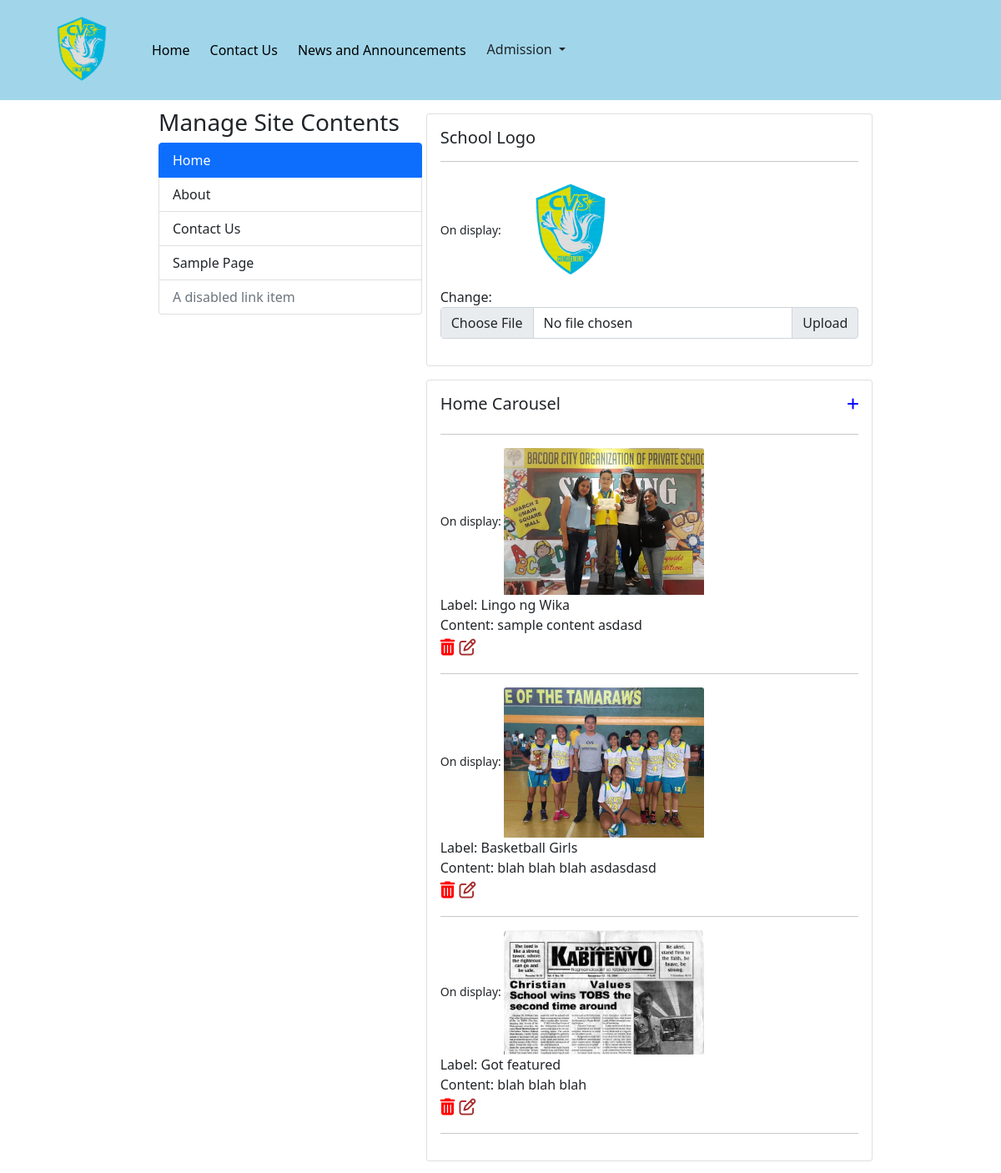
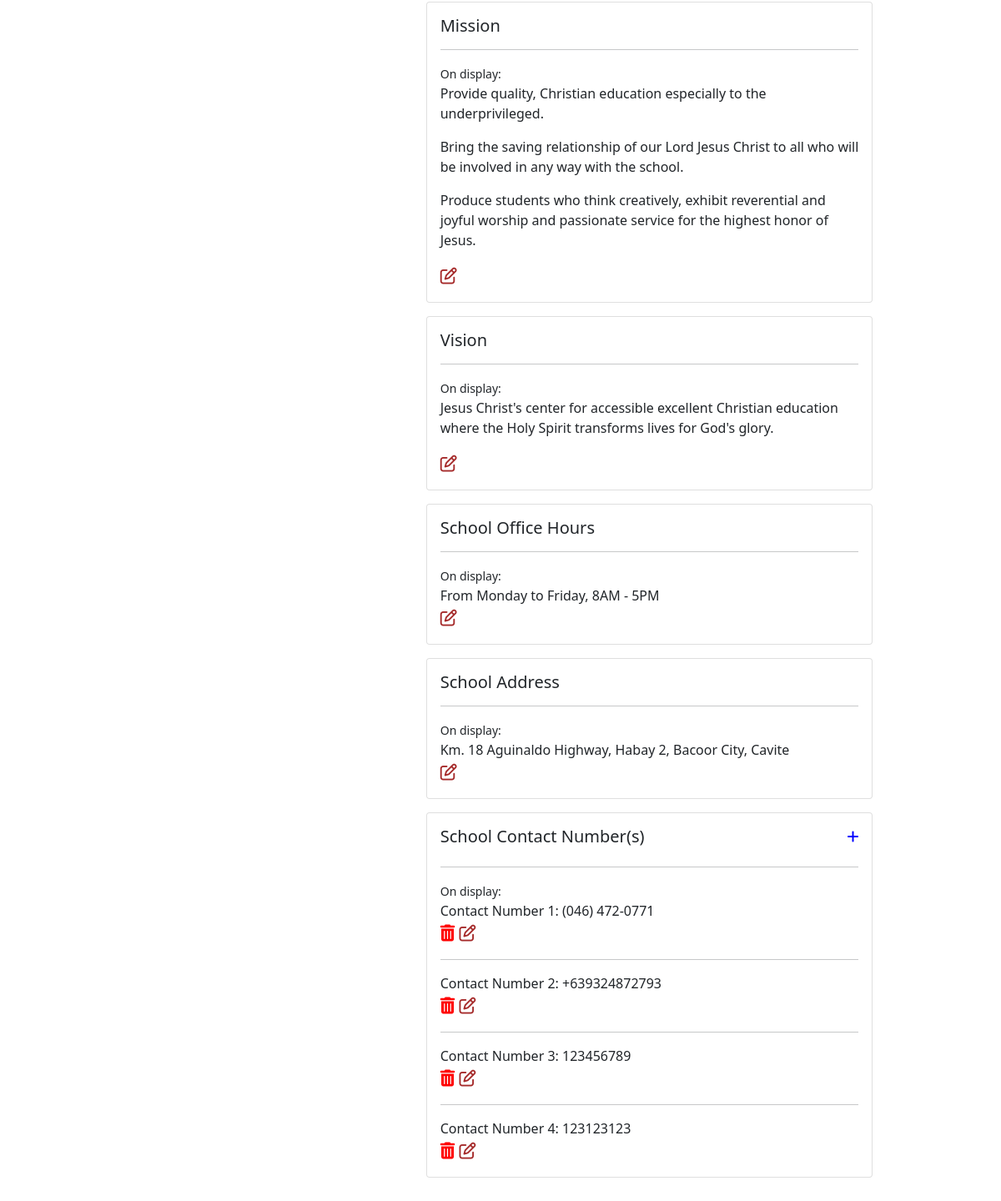
The app's page /web-content/ with its own data (2 pictures, top to bottom).
### cms/models.py (models this page shows, shortened)
class SchoolLogo(models.Model):
    image = models.ImageField(upload_to = UploadToPathAndRename,max_length= 255,)
    class Meta:
        verbose_name_plural = 'School Logo'

class HomeCarousel(models.Model):
    image = models.ImageField(upload_to= 'homecarousel', max_length= 255,)
    label = models.CharField(max_length = 255)
    content = models.CharField(max_length= 255)
    class Meta:
        verbose_name_plural = 'Home Page Carousel'

class Mission(models.Model):
    mission = RichTextField()
    class Meta:
        verbose_name_plural = 'Mission'

class Vision(models.Model):
    vision = RichTextField()
    class Meta:
        verbose_name_plural = 'Vision'

class SchoolOfficeHours(models.Model):
    DAY_CHOICES = [
        (1, 'Monday'),
        (2, 'Tuesday'),
        (3, 'Wednesday'),
        (4, 'Thursday'),
        (5, 'Friday'),
        (6, 'Saturday'),
        (7, 'Sunday')
    ]
    HOUR_CHOICES = [
        (1,'6AM'),
        (2,'7AM'),
        (3,'8AM'),
        (4,'9AM'),
        (5,'10AM'),
        (6,'11AM'),
        (7,'12NN'),
        (8,'1PM'),
        (9,'2PM'),
        (10,'3PM'),
        (11,'4PM'),
        (12,'5PM'),
        (13,'6PM'),
        (14,'7PM'),
        (15,'8PM'),
        (16,'9PM'),
    ]
    starting_day = models.PositiveSmallIntegerField(
            choices = DAY_CHOICES,
            default = '1',
        )
    last_day = models.PositiveSmallIntegerField(
            choices = DAY_CHOICES,
            default = '5'
        )
    opening = models.PositiveSmallIntegerField(
            choices = HOUR_CHOICES,
            default = '3',
        )
    closing = models.PositiveSmallIntegerField(
            choices = HOUR_CHOICES,
            default = '12'
        )
    class Meta:
        verbose_name_plural = 'School Office Hours'

class SchoolAddress(models.Model):
    street = models.CharField(max_length= 55)
    town = models.CharField(max_length= 55)
    city = models.CharField(max_length= 55)
    province = models.CharField(max_length= 55)
    class Meta:
        verbose_name_plural = "School Address"

class SchoolContactNumbers(models.Model):
    contact_number = models.CharField(max_length= 15)
    class Meta:
        verbose_name_plural = 'Contact Numbers'

### cms/views.py (the view)
# urls.py: path('', cms.contentmanagement, name ='cms' ),
def contentmanagement(request):
    carouselpics = HomeCarousel.objects.all()
    mission = Mission.objects.first()
    vision = Vision.objects.first()
    office_hours = SchoolOfficeHours.objects.first()
    school_address = SchoolAddress.objects.first()
    school_contact_numbers = SchoolContactNumbers.objects.all()
    logoform = ChangeLogoForm()
    homecarouselform = HomeCarouselForm()
    missionform = MissionForm({'mission': mission.mission})
    visionform = VisionForm({'vision': vision.vision})
    office_hours_form = SchoolOfficeHoursForm({
            'starting_day': office_hours.starting_day,
            'last_day' : office_hours.last_day,
            'opening' : office_hours.opening,
            'closing' : office_hours.closing,
        })
    school_address_form = SchoolAddressForm({
            'street' : school_address.street,
            'town' : school_address.town,
            'city' : school_address.city,
            'province' : school_address.province,
        })
    context = {
        'logoform': logoform,
        'homecarouselform': homecarouselform,
        'carouselpics': carouselpics,
        'mission': mission,
        'vision' : vision,
        'missionform': missionform,
        'visionform': visionform,
        'office_hours': office_hours,
        'office_hours_form' : office_hours_form,
        'school_address' : school_address,
        'school_address_form' : school_address_form,
        'school_contact_numbers' : school_contact_numbers,
    }
    return render(request, 'cms/content-management.html', context)

### forms/cms.py
class ChangeLogoForm(forms.ModelForm):
    class Meta:
        model = SchoolLogo
        fields = "__all__"

class HomeCarouselForm(forms.ModelForm):
    class Meta:
        model = HomeCarousel
        fields = "__all__"

### cms/context_processors.py (called while the page is built)
def add_data_to_base_template(request):
    logo = SchoolLogo.objects.first()
    sitebackground = SiteBackground.objects.first()
    contact_numbers = SchoolContactNumbers.objects.all()
    school_address = SchoolAddress.objects.all()
    school_email = SchoolEmail.objects.all()
    school_office_hours = SchoolOfficeHours.objects.all()
    context = {
        'logo':logo,
        'background': sitebackground,
        'contact_numbers': contact_numbers,
        'school_address': school_address,
        'school_email': school_email,
        'school_office_hours': school_office_hours,
    }
    return context

### templates/cms/content-management.html (shortened to what this page needs)
{% extends 'base.html' %}
{% load crispy_forms_tags %}
{% load static %}
{% block style %}
    <link rel="stylesheet" type="text/css" href="{% static 'css/cms.css' %}">
{% endblock %}
{% block content %}
<div class="container">
    <div class="sticky-sidebar-page">
        <div class="sidebar">
            <h3>Manage Site Contents</h3>
            <div class="list-group">
                <button class="list-group-item list-group-item-action active" aria-current="true" onClick="showHomeContent()" id="homeButton">Home</button>
                <button class="list-group-item list-group-item-action" aria-current="true" onClick="showAboutContent()" id="aboutButton">About</button>
                <a href="#" class="list-group-item list-group-item-action">Contact Us</a>
                <a href="#" class="list-group-item list-group-item-action">Sample Page</a>
                <a href="#" class="list-group-item list-group-item-action disabled" tabindex="-1" aria-disabled="true">A disabled link item</a>
            </div>
        </div>
        <div class="sandbox">
            <div class="page-content" id="page-content">
                <div class="card" id="school-logo">
                    <div class="card-body">
                        <h5>School Logo</h5>
                        <hr>
                        <small>On display: </small>
                        <img src="{{logo.image.url}}" class="card-img-top" id="img" alt="..." style="max-width: 10rem; max-height: 10rem;"> <br>
                        <label for="inputGroupFile02">Change:</label>
                    <form action="{% url 'changelogo' %}" method="POST"  enctype="multipart/form-data" id="logo-form">
                        <div class="input-group mb-3">
                            <input type="file" name="image" class="form-control" required id="inputGroupFile02">
                            <button type="submit" class="input-group-text" for="inputGroupFile02">Upload
                            </button>
                        </div>
                    </form>
                    </div>
                </div>
                <div class="card" id="carousel">
                    <div class="card-body">
                        <div class="row" style="display: flex;">
                            <div class="col-8">
                                <h5>Home Carousel</h5>
                            </div>
                            <div class="col-4">
                                <span style="color:blue; float: right;" title="Click to add new image.">
                                    <i class="fas fa-plus" onClick="popCreateCarouselModal()" type="button" data-bs-toggle="modal" data-bs-target="#exampleModal"></i>
                                </span>
                            </div>
                        </div>
                        <hr>
                        {% for pic in carouselpics %}
                            <small>On display: </small>
                            <img id="img-{{pic.id}}" src="{{pic.image.url}}" class="card-img-top" alt="..." style="max-width: 15rem; max-height: 15rem;"> <br>
                            <span>Label:</span>
                            <span id="label-{{pic.id}}">{{pic.label}} </span><br>
                            <span>Content:</span>
                            <span id="content-{{pic.id}}">{{pic.content}}</span><br>
                            <span style="font-size: 20px;">
                                <span style="color: red;">
                                   <i data-id="{{pic.id}}" data-process="delete"  class="fas fa-trash-alt"  onClick="popDeleteCarouselModal(this.getAttribute('data-id'))" type="button" data-bs-toggle="modal" data-bs-target="#exampleModal"></i>
                                </span>
                                <span style="color:brown">
                                    <i data-id="{{pic.id}}" data-process="update" onClick="popCarouselDetailModal(this.getAttribute('data-id'))" type="button" class="far fa-edit" data-bs-toggle="modal" data-bs-target="#exampleModal" class="far fa-edit"></i>
                                </span>
                            </span>
                            <br>
                            <hr>
                        {% endfor %}
                    </div>
                </div>
                <div class="card" id="mission">
                    <div class="card-body">
                        <h5>Mission</h5><hr>
                        <small>On display: </small>
                        <div id="mission-content">
                            {{mission.mission|safe}}
                        </div>
                        <span style="font-size: 20px;">
                            <span style="color:brown">
                                <i onClick="popMissionModal()" type="button" class="far fa-edit" data-bs-toggle="modal" data-bs-target="#missionModal"></i>
                            </span>
                        </span>
                        <br>
                    </div>
                </div>
                <div class="card" id="vision">
                    <div class="card-body">
                        <h5>Vision</h5> <hr>
                        <small>On display: </small>
                        <div id="vision-content">
                            {{vision.vision|safe}}
                        </div>
                        <span style="font-size: 20px;">
                            <span style="color:brown">
                                <i onClick="popVisionModal()" type="button" class="far fa-edit" data-bs-toggle="modal" data-bs-target="#visionModal"></i>
                            </span>
                        </span>
                        <br>
                    </div>
                </div>
                <div class="card" id="office-hours-card">
                    <div class="card-body" id="office-hours-card-body">
                        <h5>School Office Hours</h5>
                        <hr>
                        <small>On display: </small>
                        <div id="office-hours-content">
                            From
                            {{office_hours.get_starting_day_display}} to {{office_hours.get_last_day_display}}, {{office_hours.get_opening_display}} - {{office_hours.get_closing_display}}
                        </div>
                        <span style="font-size: 20px;">
                            <span style="color:brown">
                                <i onClick="popOfficeHoursModal()" type="button" class="far fa-edit" data-bs-toggle="modal" data-bs-target="#office-hours-modal"></i>
                            </span>
                        </span>
                        <br>
                    </div>
                </div>
                <div class="card" id="school-address-card">
                    <div class="card-body" id="school-address-card-body">
                        <h5>School Address</h5>
                        <hr>
                        <small>On display: </small>
                        <div id="school-address-content">
                            {{school_address.street}}, {{school_address.town}}, {{school_address.city}}, {{school_address.province}}
                        </div>
                        <span style="font-size: 20px;">
                            <span style="color:brown">
                                <i onClick="popSchoolAddressModal()" type="button" class="far fa-edit" data-bs-toggle="modal" data-bs-target="#school-address-modal"></i>
                            </span>
                        </span>
                        <br>
                    </div>
                </div>
                <div class="card" id="school-contact-number-card">
                    <div class="card-body" id="school-contact-number-card-body">
                        <div class="row" style="display: flex;">
                            <div class="col-10">
                                <h5>School Contact Number(s)</h5>
                            </div>
                            <div class="col-2">
                                <span style="color:blue; float: right;" title="Click to add new Contact Number.">
                                    <i class="fas fa-plus" onClick="popAddSchoolContactNumberModal()" type="button" data-bs-toggle="modal" data-bs-target="#add-school-contact-number-modal"></i>
                                </span>
                            </div>
                        </div>
                        <hr>
                        <small>On display: </small>
                        <div id="school-contact-number-content">
                            {% for number in school_contact_numbers %}
                                    <span>Contact Number {{forloop.counter}}:</span> <span>{{number.contact_number}}</span>
                                    <br>
                                    <span style="font-size: 20px;">
                                        <span style="color: red;">
                                           <i data-id="{{number.id}}" class="fas fa-trash-alt" type="button" data-bs-toggle="modal" data-bs-target="#school-contact-number-modal"></i>
                                        </span>
                                        <span style="color:brown">
                                            <i data-id="{{number.id}}" type="button" class="far fa-edit" data-bs-toggle="modal" data-bs-target="#school-contact-number-modal"></i>
                                        </span>
                                    </span>
                                {% if not forloop.last %}
                                    <hr>
                                {% endif %}
                            {% endfor %}
                        </div>
                    </div>
                </div>
            </div>
        </div>
    </div>
</div>
{% endblock %}

### templates/navbar.html (shortened to what this page needs)
 {% load static %}
<nav class="navbar navbar-expand-lg navbar-light  ">
      <div class="container">
        <a class="navbar-brand" href="{% url 'index' %}" id="logo-div"><img src="{{logo.image.url}}" alt="no image provided" style="max-width: 7rem; max-height: 7rem;"></a>
        <div class="collapse navbar-collapse" id="navbarNav">
          <ul class="navbar-nav">
            <li class="nav-item">
              <a class="nav-link" aria-current="page" href="{% url 'index' %}">Home</a>
            </li>
            <li class="nav-item">
              <a class="nav-link" aria-current="page" href="{% url 'index' %}#contactUs" id="contactUsButton">Contact Us</a>
            </li>
            <li class="nav-item">
              <a class="nav-link" aria-current="page" href="{% url 'index' %}#news-and-events" id="eventsButton">News and Announcements</a>
            </li>
            <div class="dropdown">
                <button class="btn dropdown-toggle" type="button" id="dropdownMenuButton2" data-bs-toggle="dropdown" aria-expanded="false">
                    Admission
                </button>
            </div>
          </ul>
        </div>
      </div>
</nav>

### main/static/css/navbar.css (style rules this page uses)
.navbar { background-color: #a1d6ea; }
.navbar .navbar-brand { color: #000000; }
.navbar .navbar-nav .nav-link { color: #000000; border-radius: .25rem; margin: 0 0.25em; }
.navbar .navbar-collapse, .navbar .navbar-form { border-color: #000000; }

### main/static/css/cms.css (style rules this page uses)
.sticky-sidebar-page { width: 80%; margin: 0 auto; }
.sticky-sidebar-page::after { display: table; content: ""; clear: both; }
.sticky-sidebar-page .sandbox { width: 60%; margin: 0 0 40px; float: right; }
.sticky-sidebar-page .sidebar { padding: 10px 10px 30px; box-sizing: border-box; float: left; border-radius: 2px; position: fixed; left: 15%; width: 28%; }
.card { margin:1rem 0 1rem; }

### records on screen
SchoolLogo: image (picture)
HomeCarousel: image (picture), label "Lingo ng Wika", content "sample content asdasd"
HomeCarousel: image (picture), label "Basketball Girls", content "blah blah blah asdasdasd"
HomeCarousel: image (picture), label "Got featured", content "blah blah blah"
Mission: mission "Provide quality, Christian education especially to the underprivileged. Bring the saving relationship of our Lord Jesus Christ to all who will be involved in any way with the school. Produce students who think creatively, exhibit reverential and joyful worship and passionate service for the highest honor of Jesus."
Vision: vision "Jesus Christ's center for accessible excellent Christian education where the Holy Spirit transforms lives for God's glory."
SchoolOfficeHours: starting_day "Monday", last_day "Friday", opening "8AM", closing "5PM"
SchoolAddress: street "Km. 18 Aguinaldo Highway", town "Habay 2", city "Bacoor City", province "Cavite"
SchoolContactNumbers: contact_number "(046) 472-0771"
SchoolContactNumbers: contact_number "+639324872793"
SchoolContactNumbers: contact_number "123456789"
SchoolContactNumbers: contact_number "123123123"
